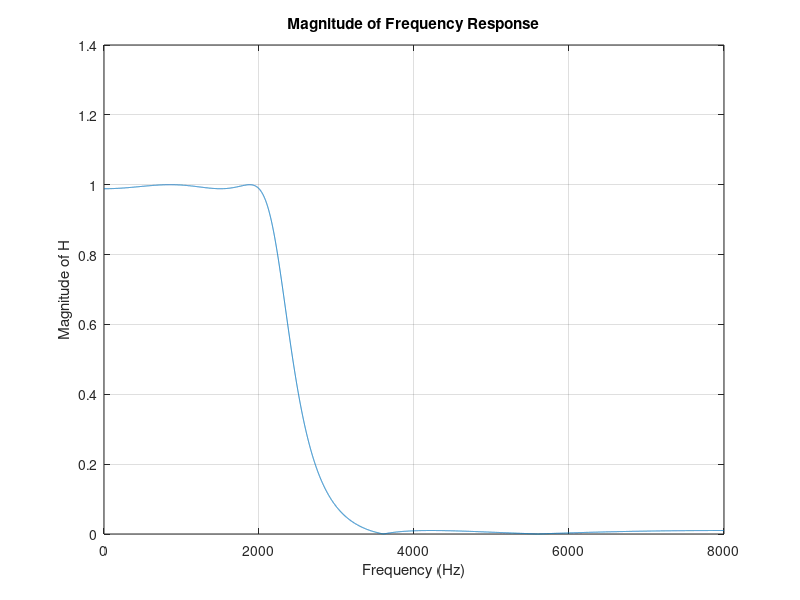

Write the MATLAB code that produced this figure. (Note: this script raises an error after producing the figure.)
%Generating Example Noisy Sine Wave

fs = 16e3;
t = 0:1/fs : 0.02;

s1 = 1.00 * sin(2*pi*150 * t);    
s2 = 0.05 * sin(2*pi*3304 * t);   
s3 = 0.02 * sin(2*pi*4000 * t);   
s4 = 0.04 * sin(2*pi*5722 * t);   
s5 = 0.07 * sin(2*pi*7302 * t);

sigsum = s1+s2+s3+s4+s5;

plot(t,sigsum);

%Performing Spectral Analysis in Matlab

%plot(abs(fft(sigsum)))

%plot(abs(fftshift(fft(sigsum))))

%plotspectrum(sigsum,fs)

%figure(1); pspectrum(sigsum,fs)
%figure(2); periodogram(sigsum)
%figure(3); pwelch(sigsum)

%Example filter In Matlab

%Coefficients for lowpass filter

format long
b = [0.0355267, 0.0306650, 0.0581951, 0.0306650, 0.0355267];
a = [1, -2.1485451, 2.2390905, -1.1509858, 0.2532257]; %noticed rearranged sign

%freqz(b,a)

W=0:pi/10000:pi;           % Define frequency range
H=freqz(b,a,W);            % Compute frequency response
plot(W*fs/(2*pi),abs(H));  % Plot magnitude of frequency response
title('Magnitude of Frequency Response');
grid on;
xlabel('Frequency (Hz)');
ylabel('Magnitude of H');


y = filter(b, a, sigsum);

%plot(t, sigsum, 'b'); hold on;
%plot(t, y, 'r'); hold off;

%ylabel('Amplitude'); xlabel('Time (secs)'); 
%grid on;
%title('Plot of sigsum (blue) and lowpass filtered output (red)');
plotspectrum(y, fs)